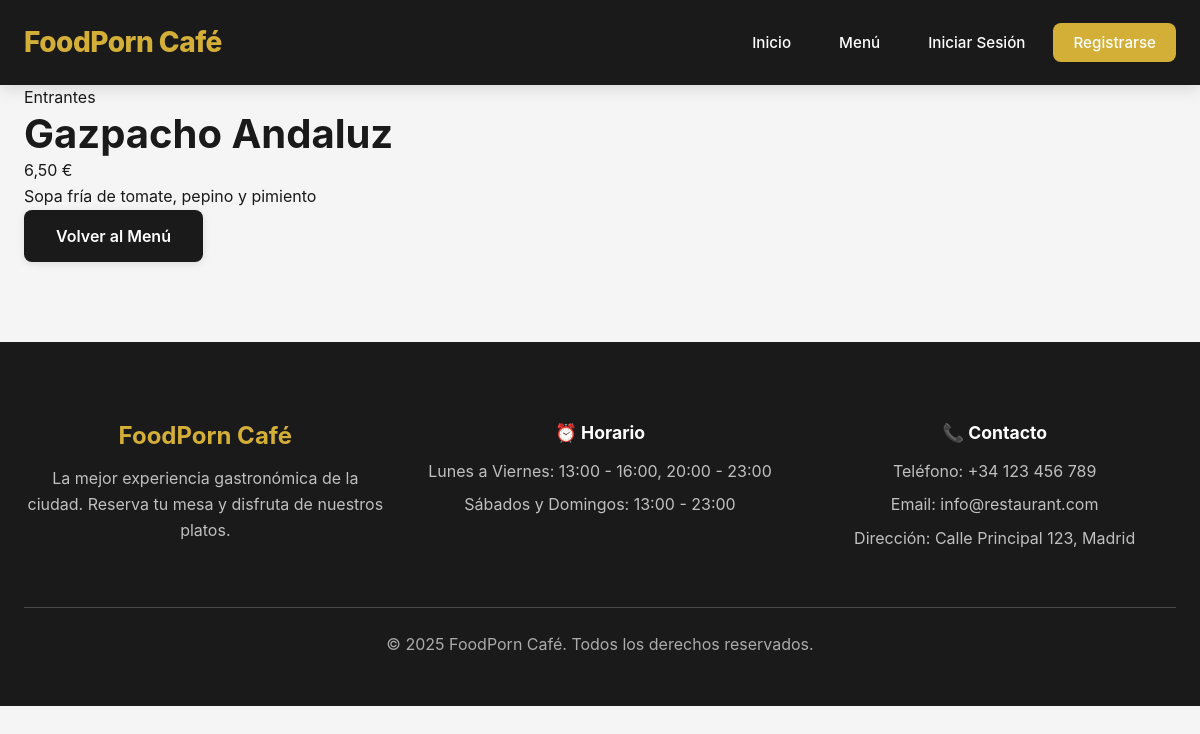
The app's page /menu/2 with its own data.
### tables this page shows
CREATE TABLE IF NOT EXISTS platos (
    id INT AUTO_INCREMENT PRIMARY KEY,
    nombre VARCHAR(150) NOT NULL,
    descripcion TEXT,
    precio DECIMAL(10, 2) NOT NULL,
    categoria VARCHAR(50),
    imagen VARCHAR(255),
    activo BOOLEAN DEFAULT TRUE,
    es_menu_dia BOOLEAN DEFAULT FALSE,
    fecha_creacion TIMESTAMP DEFAULT CURRENT_TIMESTAMP,
    INDEX idx_categoria (categoria),
    INDEX idx_activo (activo),
    INDEX idx_menu_dia (es_menu_dia)
);

### src/controllers/PlatoController.php (called while the page is built, shortened)
<?php
class PlatoController {
    private $platoModel;
    public function __construct() {
        $this->platoModel = new Plato();
    }
    public function detalle($id) {
        $plato = $this->platoModel->obtenerPorId($id);
        require_once SRC_PATH . '/views/platos/detalle.php';
    }
}

### public/index.php (called while the page is built, shortened)
<?php
require_once SRC_PATH . '/config/database.php';
require_once SRC_PATH . '/utils/helpers.php';
require_once SRC_PATH . '/models/Plato.php';
require_once SRC_PATH . '/controllers/HomeController.php';
require_once SRC_PATH . '/controllers/PlatoController.php';
$uri = $_SERVER['REQUEST_URI'];
handleRoute($uri);

### src/config/database.php (called while the page is built, shortened)
<?php
class Database {
    private static $instance = null;
    private $connection;
    private function __construct() {
        $host = $_ENV['DB_HOST'] ?? 'mysql';
        $dbname = $_ENV['DB_NAME'] ?? 'restaurant_db';
        $username = $_ENV['DB_USER'] ?? 'restaurant_user';
        $password = $_ENV['DB_PASSWORD'] ?? 'restaurant_pass123';
        try {
            $dsn = "mysql:host=$host;dbname=$dbname;charset=utf8mb4";
            $options = [
                PDO::ATTR_ERRMODE => PDO::ERRMODE_EXCEPTION,
                PDO::ATTR_DEFAULT_FETCH_MODE => PDO::FETCH_ASSOC,
                PDO::ATTR_EMULATE_PREPARES => false,
                PDO::MYSQL_ATTR_INIT_COMMAND => "SET NAMES utf8mb4 COLLATE utf8mb4_unicode_ci"
            ];
            $this->connection = new PDO($dsn, $username, $password, $options);
        } catch (PDOException $e) {
            die("Error de conexión a la base de datos: " . $e->getMessage());
        }
    }
    public static function getInstance() {
        if (self::$instance === null) {
            self::$instance = new self();
        }
        return self::$instance;
    }
    public function getConnection() {
        return $this->connection;
    }
}

### src/models/Plato.php (called while the page is built, shortened)
<?php
class Plato {
    private $db;
    public function __construct() {
        $this->db = Database::getInstance()->getConnection();
    }
    public function obtenerPorId($id) {
        $sql = "SELECT * FROM platos WHERE id = :id LIMIT 1";
        $stmt = $this->db->prepare($sql);
        $stmt->execute([':id' => $id]);
        return $stmt->fetch();
    }
}

### src/utils/helpers.php (called while the page is built, shortened)
<?php
function formatearPrecio($precio) {
    return number_format($precio, 2, ',', '.') . ' €';
}

### src/views/platos/detalle.php (the view, shortened to what this page needs)
<?php
include SRC_PATH . '/views/layout/header.php';
?>
<div class="container">
    <div class="dish-detail">
        <div class="dish-detail-image">
            <span class="dish-category"><?php echo htmlspecialchars($plato['categoria']); ?></span>
        </div>
        <div class="dish-detail-info">
            <h1><?php echo htmlspecialchars($plato['nombre']); ?></h1>
            <p class="price-large"><?php echo formatearPrecio($plato['precio']); ?></p>
            <p class="description"><?php echo nl2br(htmlspecialchars($plato['descripcion'])); ?></p>
            <div class="dish-actions">
                <a href="<?php echo APP_URL; ?>/menu" class="btn btn-secondary">Volver al Menú</a>
            </div>
        </div>
    </div>
</div>
<?php include SRC_PATH . '/views/layout/footer.php'; ?>

### public/css/styles.css (style rules this page uses)
* { margin: 0; padding: 0; box-sizing: border-box; }
:root { --primary-color: #d4af37; --primary-dark: #b8941f; --primary-light: #f0e5c1; --secondary-color: #1a1a1a; --secondary-light: #2d2d2d; --text-primary: #1a1a1a; --text-secondary: #4a4a4a; --text-light: #999999; --text-white: #ffffff; --background: #ffffff; --background-alt: #f5f5f5; --background-dark: #1a1a1a; --success: #27ae60; --success-light: #d5f4e6; --danger: #e74c3c; --danger-light: #fadbd8; --warning: #f39c12; --warning-light: #fef5e7; --info: #3498db; --info-light: #d6eaf8; --border-color: #ddd; --border-radius: 12px; --radius: 12px; --shadow-sm: 0 2px 8px rgba(0, 0, 0, 0.1); --shadow: 0 4px 16px rgba(0, 0, 0, 0.12); --shadow-lg: 0 8px 24px rgba(0, 0, 0, 0.18); --shadow-xl: 0 12px 40px rgba(0, 0, 0, 0.25); --transition: all 0.3s cubic-bezier(0.4, 0, 0.2, 1); }
body { font-family: -apple-system, BlinkMacSystemFont, "Segoe UI", Roboto, "Helvetica Neue", Arial, sans-serif; line-height: 1.6; color: var(--text-primary); background-color: var(--background-alt); font-size: 16px; -webkit-font-smoothing: antialiased; -moz-osx-font-smoothing: grayscale; }
.container { max-width: 1400px; margin: 0 auto; padding: 0 24px; }
h1, h2, h3, h4, h5, h6 { font-weight: 700; line-height: 1.2; color: var(--text-primary); }
h1 { font-size: 2.5rem; }
.btn { display: inline-block; padding: 0.875rem 2rem; border: none; border-radius: 8px; cursor: pointer; text-decoration: none; transition: var(--transition); font-size: 1rem; font-weight: 600; text-align: center; line-height: 1.5; white-space: nowrap; box-shadow: var(--shadow-sm); }
.btn-secondary { background-color: var(--secondary-color); color: var(--text-white); }

### records on screen
platos: categoria "Entrantes", nombre "Gazpacho Andaluz", precio "6,50 €", descripcion "Sopa fría de tomate, pepino y pimiento"

### other values on screen
APP_NAME "FoodPorn Café"
